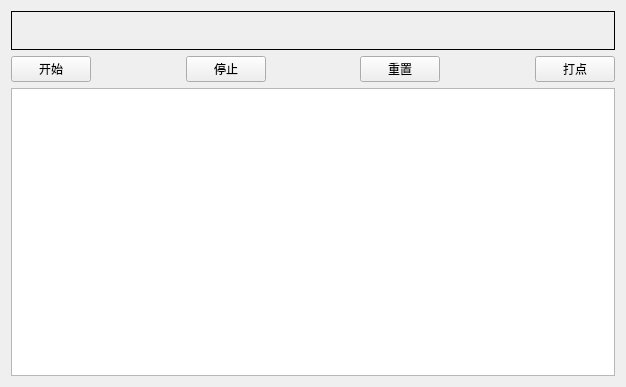
<?xml version="1.0" encoding="UTF-8"?>
<ui version="4.0">
 <class>Widget</class>
 <widget class="QWidget" name="Widget">
  <property name="geometry">
   <rect>
    <x>0</x>
    <y>0</y>
    <width>626</width>
    <height>387</height>
   </rect>
  </property>
  <property name="windowTitle">
   <string>Widget</string>
  </property>
  <layout class="QGridLayout" name="gridLayout">
   <item row="0" column="0">
    <layout class="QVBoxLayout" name="verticalLayout">
     <item>
      <widget class="QLabel" name="Timelabel">
       <property name="font">
        <font>
         <pointsize>24</pointsize>
        </font>
       </property>
       <property name="layoutDirection">
        <enum>Qt::RightToLeft</enum>
       </property>
       <property name="frameShape">
        <enum>QFrame::Box</enum>
       </property>
       <property name="text">
        <string/>
       </property>
       <property name="textFormat">
        <enum>Qt::MarkdownText</enum>
       </property>
       <property name="scaledContents">
        <bool>false</bool>
       </property>
       <property name="alignment">
        <set>Qt::AlignCenter</set>
       </property>
       <property name="indent">
        <number>-1</number>
       </property>
      </widget>
     </item>
     <item>
      <layout class="QHBoxLayout" name="horizontalLayout">
       <item>
        <widget class="QPushButton" name="startBtn">
         <property name="text">
          <string>开始</string>
         </property>
        </widget>
       </item>
       <item>
        <spacer name="horizontalSpacer">
         <property name="orientation">
          <enum>Qt::Horizontal</enum>
         </property>
         <property name="sizeHint" stdset="0">
          <size>
           <width>40</width>
           <height>20</height>
          </size>
         </property>
        </spacer>
       </item>
       <item>
        <widget class="QPushButton" name="closeBtn">
         <property name="text">
          <string>停止</string>
         </property>
        </widget>
       </item>
       <item>
        <spacer name="horizontalSpacer_2">
         <property name="orientation">
          <enum>Qt::Horizontal</enum>
         </property>
         <property name="sizeHint" stdset="0">
          <size>
           <width>40</width>
           <height>20</height>
          </size>
         </property>
        </spacer>
       </item>
       <item>
        <widget class="QPushButton" name="resetBtn">
         <property name="text">
          <string>重置</string>
         </property>
        </widget>
       </item>
       <item>
        <spacer name="horizontalSpacer_3">
         <property name="orientation">
          <enum>Qt::Horizontal</enum>
         </property>
         <property name="sizeHint" stdset="0">
          <size>
           <width>40</width>
           <height>20</height>
          </size>
         </property>
        </spacer>
       </item>
       <item>
        <widget class="QPushButton" name="recordBtn">
         <property name="text">
          <string>打点</string>
         </property>
        </widget>
       </item>
      </layout>
     </item>
     <item>
      <widget class="QTextBrowser" name="timeBrowser"/>
     </item>
    </layout>
   </item>
  </layout>
 </widget>
 <resources/>
 <connections/>
</ui>
